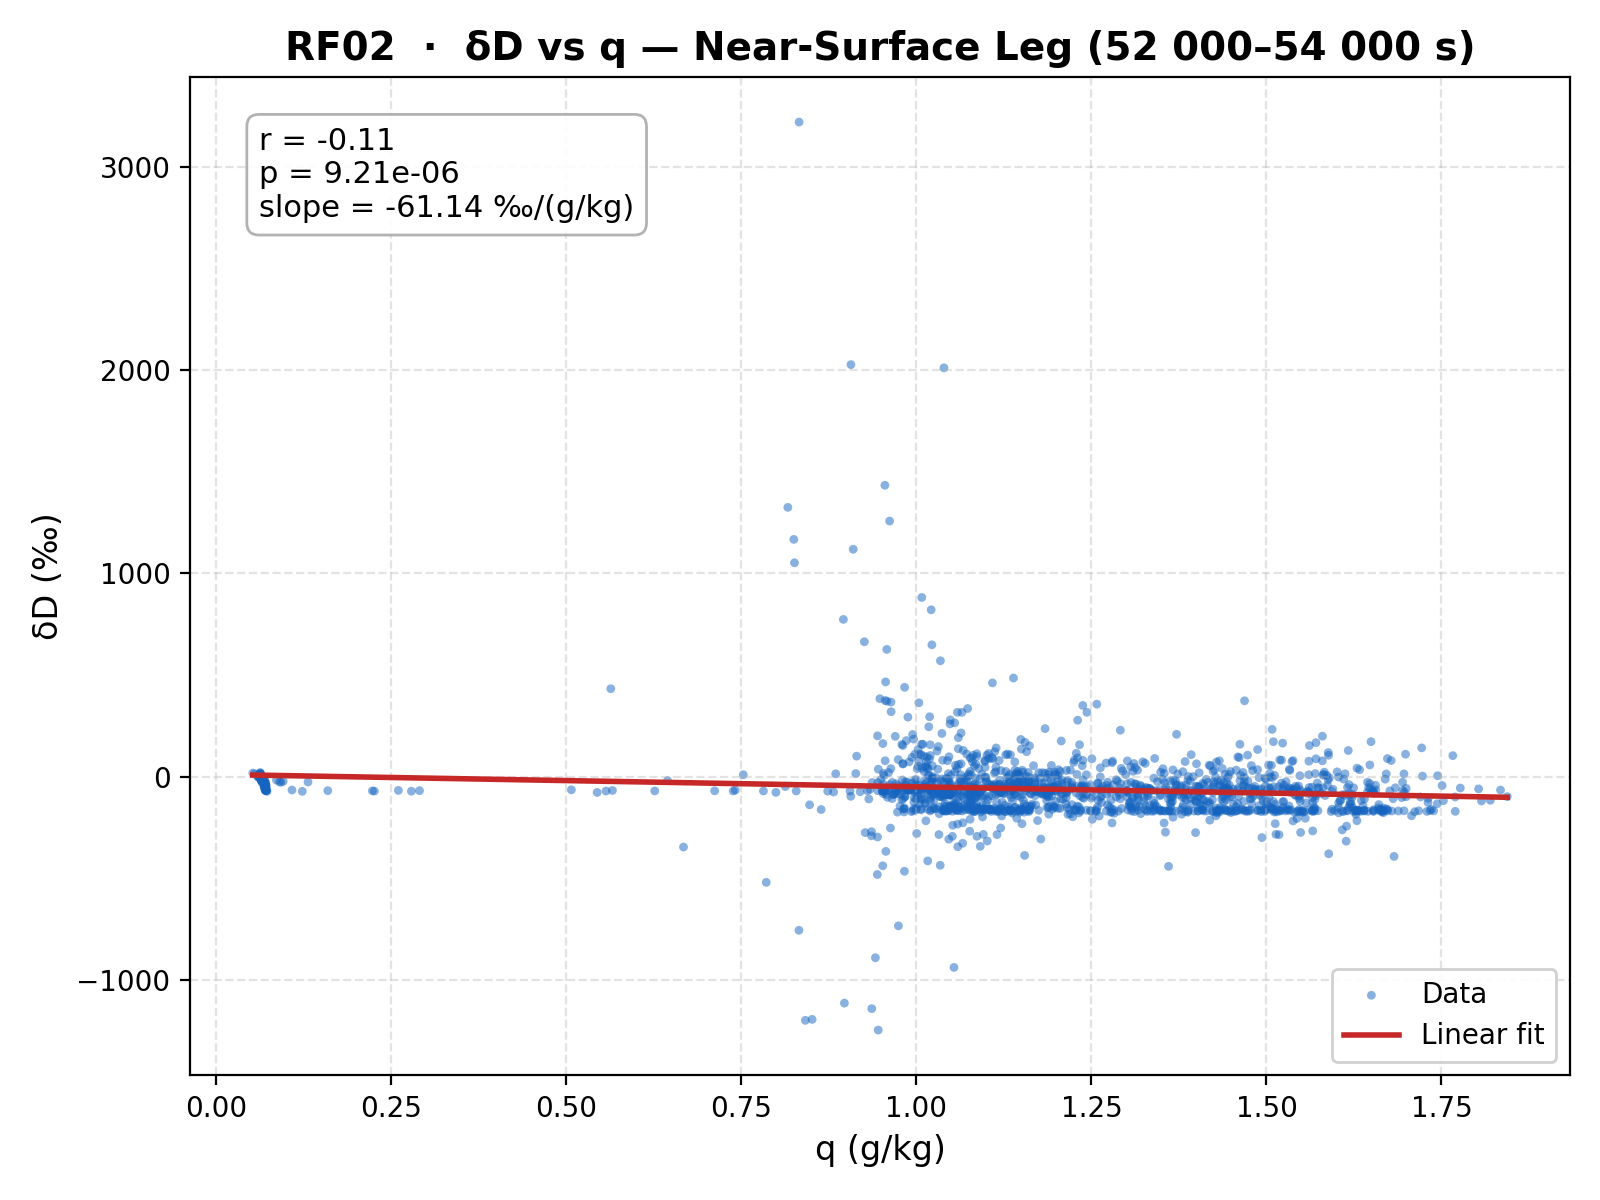

The script that saved this image:
import netCDF4
import numpy as np
import matplotlib.pyplot as plt
from scipy import stats

nc_file = "RF02S.20240229.092740_182647.PNI.nc"
ds = netCDF4.Dataset(nc_file)

def to_array(var):
    arr = var[:]
    return arr.filled(np.nan) if hasattr(arr, "filled") else np.array(arr, dtype=float)

time_sec = to_array(ds.variables["Time"])
vmr = to_array(ds.variables["VMR_VXL"])
dD_raw = to_array(ds.variables["dD_WVISO1"])

ds.close()

dD = dD_raw[:, 0] if dD_raw.ndim == 2 else dD_raw
q = vmr * (18.0 / 29.0)

# Horizontal leg mask
leg_mask = (time_sec >= 52000) & (time_sec <= 54000)
qq = q[leg_mask]
dd = dD[leg_mask]
valid = np.isfinite(qq) & np.isfinite(dd)
qq_valid = qq[valid]
dd_valid = dd[valid]

# Linear regression
slope, intercept, r_value, p_value, std_err = stats.linregress(qq_valid, dd_valid)
fit_x = np.linspace(np.nanmin(qq_valid), np.nanmax(qq_valid), 200)
fit_y = slope * fit_x + intercept

# Plot
fig, ax = plt.subplots(figsize=(8, 6))
ax.scatter(qq_valid, dd_valid, s=10, alpha=0.5, color="#1565C0", edgecolors="none", label="Data")
ax.plot(fit_x, fit_y, color="#C62828", linewidth=2, label="Linear fit")
annotation = (f"r = {r_value:.2f}\n" f"p = {p_value:.2e}\n" f"slope = {slope:.2f} ‰/(g/kg)")
ax.annotate(annotation, xy=(0.05, 0.95), xycoords="axes fraction", fontsize=11, verticalalignment="top", bbox=dict(boxstyle="round,pad=0.4", facecolor="white", edgecolor="#aaa", alpha=0.9))
ax.set_xlabel("q (g/kg)", fontsize=12)
ax.set_ylabel("δD (‰)", fontsize=12)
ax.set_title("RF02  ·  δD vs q — Near-Surface Leg (52 000–54 000 s)", fontsize=14, fontweight="bold")
ax.legend(loc="lower right", fontsize=10, framealpha=0.9)
ax.grid(True, linestyle="--", alpha=0.35)
ax.tick_params(labelsize=10)
plt.tight_layout()
plt.savefig("scatter_dD_vs_q.png", dpi=200)
plt.show()
print("Saved → scatter_dD_vs_q.png")
